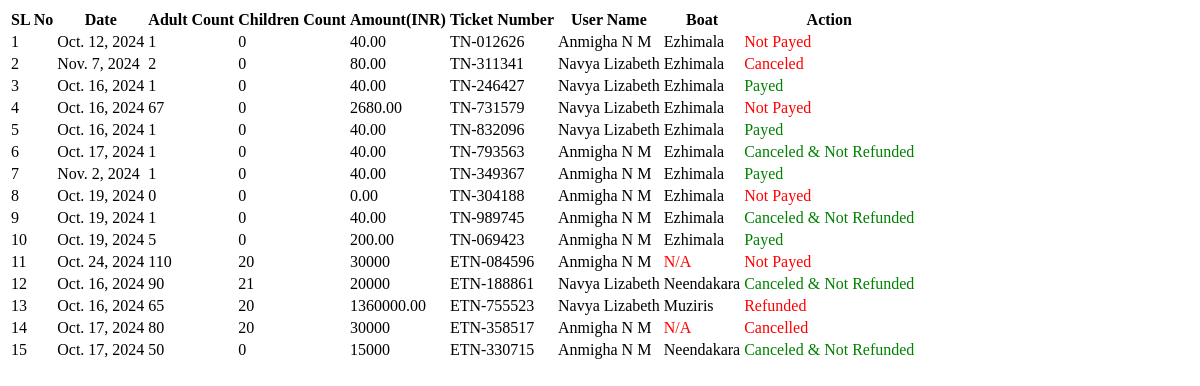
/WebAdmin/ajaxreport/, run on an earlier commit of the app's database.
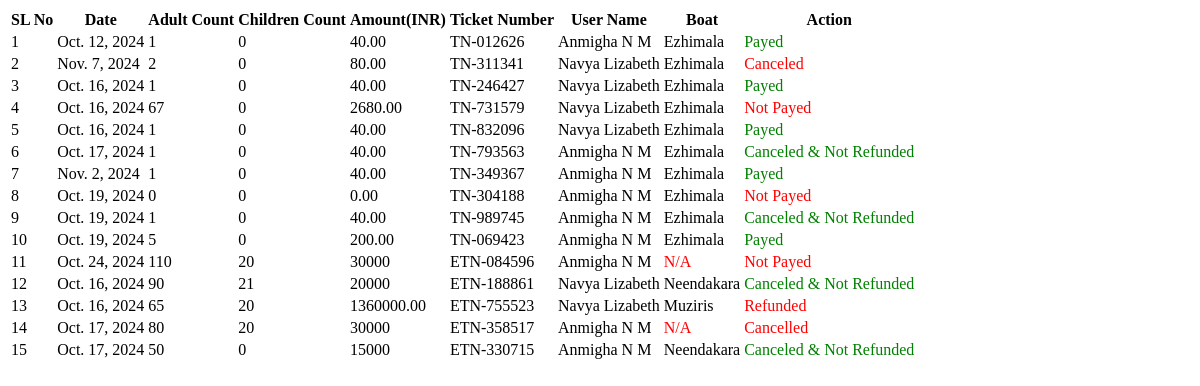
And on a later commit of the database.
### User/models.py (models this page shows, shortened)
class tbl_ticketbooking(models.Model):
    date = models.DateField()
    ticket_number = models.CharField(max_length=20, unique=True, blank=True, null=True)
    adults_count = models.CharField(max_length=20)
    childrens_count = models.CharField(max_length=20)
    book_amount = models.DecimalField(max_digits=10, decimal_places=2)  # Use DecimalField for monetary values
    service = models.ForeignKey(tbl_services, on_delete=models.CASCADE, default=1)
    user = models.ForeignKey(settings.AUTH_USER_MODEL, on_delete=models.CASCADE)
    payment = models.IntegerField(default=0)  # False for pending, True for completed
    payment_id = models.CharField(max_length=100, blank=True, null=True)  # Store payment ID if available
    refund_amount = models.DecimalField(max_digits=10, decimal_places=2, null=True, blank=True)

### Guest/models.py (models this page shows, shortened)
class CustomDetails(AbstractUser):
    ROLE_CHOICES = [
        ('admin', 'Admin'),
        ('stationmaster', 'Station Master'),
        ('user', 'User'),
    ]
    role = models.CharField(max_length=20, choices=ROLE_CHOICES, default='user')

### StationMaster/models.py (models this page shows)
class tbl_services(models.Model):
    assignboat_boat = models.ForeignKey(tbl_boat, on_delete=models.CASCADE, default=1)  # Assuming 1 is a valid tbl_boat ID
    services_startpoint = models.ForeignKey(tbl_place, on_delete=models.CASCADE, related_name='services_startpoints')
    services_endpoint = models.ForeignKey(tbl_place, on_delete=models.CASCADE, related_name='services_endpoints')
    assignboat_starttime = models.TimeField(default=time(0, 0))  # Default to 00:00:00
    duration = models.DurationField(null=True, blank=True)  # Store duration as a time period
    rate = models.FloatField(default=0.0)
    status = models.IntegerField(default=1)

### WebAdmin/models.py (models this page shows)
class tbl_boat(models.Model):
    STATUS_CHOICES = [
        (1, 'Active'),
        (0, 'Inactive'),
    ]
    boat_name = models.CharField(max_length=20)
    boat_service = models.CharField(max_length=50,default='1')
    boat_deck = models.CharField(max_length=50,default='Single Deck')
    boat_capacity = models.IntegerField()
    boat_entrydate = models.DateField()
    status = models.IntegerField(choices=STATUS_CHOICES, default=1)

### WebAdmin/views.py (the view, shortened to what this page needs)
# urls.py: path('ajaxreport/',views.ajaxreport,name="AjaxReport"),
def ajaxreport(request):
    fdate = request.GET.get("fdate", "")
    tdate = request.GET.get("tdate", "")
    status = request.GET.get("status", "")
    ticket_type = request.GET.get("ticketType", "")
    booking = tbl_ticketbooking.objects.none()
    eventbooking = tbl_eventbooking.objects.none()
    combined_list = []
    counter = 1
    if ticket_type == "1":  # Public Transport Boat Services (ticket booking)
        booking = tbl_ticketbooking.objects.all()
        if fdate:
            booking = booking.filter(date__gte=fdate)
        if tdate:
            booking = booking.filter(date__lte=tdate)
        if status:
            booking = booking.filter(payment=status)
    else:  # Show both ticket and event bookings (All)
        booking = tbl_ticketbooking.objects.all()
        eventbooking = tbl_eventbooking.objects.all()
        if fdate:
            booking = booking.filter(date__gte=fdate)
            eventbooking = eventbooking.filter(event_date__gte=fdate)
        if tdate:
            booking = booking.filter(date__lte=tdate)
            eventbooking = eventbooking.filter(event_date__lte=tdate)
        if status:
            booking = booking.filter(payment=status)
            eventbooking = eventbooking.filter(status=status)
    for item in booking:
        combined_list.append({
            'type': 'booking',
            'data': item,
            'counter': counter
        })
        counter += 1
    for item in eventbooking:
        combined_list.append({
            'type': 'eventbooking',
            'data': item,
            'counter': counter
        })
        counter += 1
    return render(request, "WebAdmin/AjaxReport.html", {"combined_list": combined_list})

### WebAdmin/Templates/WebAdmin/AjaxReport.html
<div class="container">
    <div id="result" class="result-table">
        <table class="table">
            <tr>
                <th>SL No</th>
                <th>Date</th>
                <th>Adult Count</th>
                <th>Children Count</th>
                <th>Amount(INR)</th>
                <th>Ticket Number</th>
                <th>User Name</th>
                <th>Boat</th>
                <th>Action</th>
            </tr>
            {% for item in combined_list %}
            <tr>
                <td>{{ item.counter }}</td>
                {% if item.type == 'booking' %}
                <td>{{ item.data.date }}</td>
                <td>{{ item.data.adults_count }}</td>
                <td>{{ item.data.childrens_count }}</td>
                <td>{{ item.data.book_amount }}</td>
                <td>{{ item.data.ticket_number }}</td>
                <td>{{ item.data.user.first_name }} {{ item.data.user.last_name }}</td>
                <td>
                    {% if item.data.service %}
                    {{ item.data.service.assignboat_boat.boat_name }}
                    {% else %}
                    <span style="color: red;">N/A</span>
                    {% endif %}
                </td>
                <td>
                    {% if item.data.payment == 0 %}
                    <span style="color: red;">Not Payed</span>
                    {% elif item.data.payment == 1 %}
                    <span style="color: green;">Payed</span>
                    {% elif item.data.payment == 2 %}
                    <span style="color: green;">Canceled & Not Refunded</span>
                    {% elif item.data.payment == 3 %}
                    <span style="color: red;">Canceled</span>
                    {% elif item.data.payment == 4 %}
                    <span style="color: red;">Refunded</span>
                    {% else %}
                    Error
                    {% endif %}
                </td>
                {% elif item.type == 'eventbooking' %}
                <td>{{ item.data.event_date }}</td>
                <td>{{ item.data.adult_count }}</td>
                <td>{{ item.data.children_count }}</td>
                <td>
                    {% if item.data.status == 0 %}
                        {{ item.data.event_type.event_rate }}
                    {% elif item.data.status == 1 %}
                        {{ item.data.event_type.event_rate }}
                    {% elif item.data.status == 2 %}
                        {{ item.data.event_type.event_rate }}
                    {% elif item.data.status == 3 %}
                        {{ item.data.event_type.event_rate }}
                    {% elif item.data.status == 4 %}
                        {{ item.data.refund_amount }}
                    {% else %}
                    None
                    {% endif %}
                </td>
                <td>{{ item.data.event_number }}</td>
                <td>{{ item.data.user.first_name }} {{ item.data.user.last_name }}</td>
                <td>
                    {% if item.data.assign %}
                    {{ item.data.assign.boat_name }}
                    {% else %}
                    <span style="color: red;">N/A</span>
                    {% endif %}
                </td>
                <td>
                    {% if item.data.status == 0 %}
                    <span style="color: red;">Not Payed</span>
                    {% elif item.data.status == 1 %}
                    <span style="color: green;">Payed</span>
                    {% elif item.data.status == 2 %}
                    <span style="color: green;">Canceled & Not Refunded</span>
                    {% elif item.data.status == 3 %}
                    <span style="color: red;">Cancelled</span>
                    {% elif item.data.status == 4 %}
                    <span style="color: red;">Refunded</span>
                    {% else %}
                    Error
                    {% endif %}
                </td>
                {% endif %}
            </tr>
            {% endfor %}
        </table>
    </div>
</div>

What changed in the data, as far as the page shows it:
changed tbl_ticketbooking "Oct. 12, 2024": payment "Not Payed" → "Payed"
